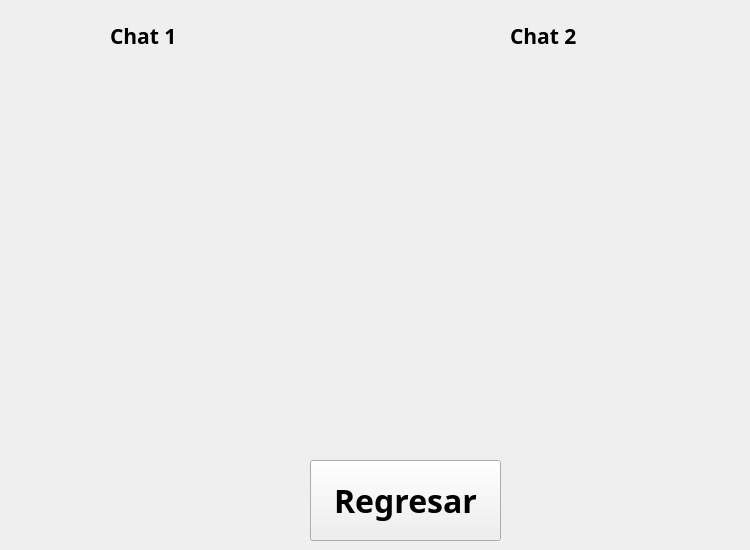
    <widget class="QWidget" name="page_6">
     <widget class="QPushButton" name="pushButton_7">
      <property name="geometry">
       <rect>
        <x>310</x>
        <y>460</y>
        <width>191</width>
        <height>81</height>
       </rect>
      </property>
      <property name="font">
       <font>
        <family>Yu Gothic UI Semibold</family>
        <pointsize>24</pointsize>
        <bold>true</bold>
       </font>
      </property>
      <property name="text">
       <string>Regresar</string>
      </property>
     </widget>
     <widget class="QLabel" name="label_24">
      <property name="geometry">
       <rect>
        <x>110</x>
        <y>20</y>
        <width>241</width>
        <height>31</height>
       </rect>
      </property>
      <property name="font">
       <font>
        <family>Yu Gothic UI Semibold</family>
        <pointsize>16</pointsize>
        <bold>true</bold>
       </font>
      </property>
      <property name="text">
       <string>Chat 1</string>
      </property>
     </widget>
     <widget class="QLabel" name="label_25">
      <property name="geometry">
       <rect>
        <x>510</x>
        <y>20</y>
        <width>231</width>
        <height>31</height>
       </rect>
      </property>
      <property name="font">
       <font>
        <family>Yu Gothic UI Semibold</family>
        <pointsize>16</pointsize>
        <bold>true</bold>
       </font>
      </property>
      <property name="text">
       <string>Chat 2</string>
      </property>
     </widget>
    </widget>
